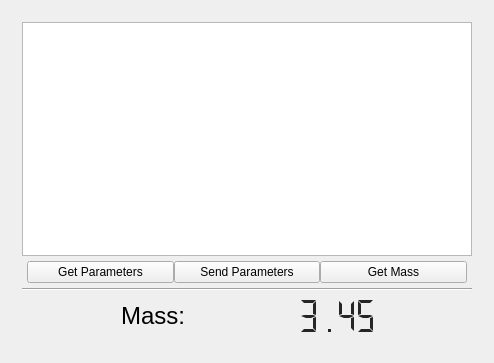
<?xml version="1.0" encoding="UTF-8"?>
<ui version="4.0">
 <class>grid</class>
 <widget class="QWidget" name="grid">
  <property name="geometry">
   <rect>
    <x>0</x>
    <y>0</y>
    <width>494</width>
    <height>363</height>
   </rect>
  </property>
  <property name="windowTitle">
   <string>Form</string>
  </property>
  <layout class="QGridLayout" name="gridLayout_2">
   <item row="0" column="0">
    <layout class="QVBoxLayout" name="verticalLayout_2">
     <property name="sizeConstraint">
      <enum>QLayout::SetNoConstraint</enum>
     </property>
     <property name="leftMargin">
      <number>10</number>
     </property>
     <property name="topMargin">
      <number>10</number>
     </property>
     <property name="rightMargin">
      <number>10</number>
     </property>
     <property name="bottomMargin">
      <number>10</number>
     </property>
     <item>
      <widget class="QTableView" name="parameter_table">
       <property name="alternatingRowColors">
        <bool>true</bool>
       </property>
      </widget>
     </item>
     <item>
      <layout class="QHBoxLayout" name="horizontalLayout">
       <property name="leftMargin">
        <number>5</number>
       </property>
       <property name="topMargin">
        <number>5</number>
       </property>
       <property name="rightMargin">
        <number>5</number>
       </property>
       <property name="bottomMargin">
        <number>5</number>
       </property>
       <item>
        <widget class="QPushButton" name="get">
         <property name="sizePolicy">
          <sizepolicy hsizetype="Preferred" vsizetype="Fixed">
           <horstretch>0</horstretch>
           <verstretch>0</verstretch>
          </sizepolicy>
         </property>
         <property name="minimumSize">
          <size>
           <width>140</width>
           <height>0</height>
          </size>
         </property>
         <property name="text">
          <string>Get Parameters</string>
         </property>
        </widget>
       </item>
       <item>
        <widget class="QPushButton" name="send">
         <property name="sizePolicy">
          <sizepolicy hsizetype="Preferred" vsizetype="Preferred">
           <horstretch>0</horstretch>
           <verstretch>0</verstretch>
          </sizepolicy>
         </property>
         <property name="minimumSize">
          <size>
           <width>140</width>
           <height>0</height>
          </size>
         </property>
         <property name="text">
          <string>Send Parameters</string>
         </property>
        </widget>
       </item>
       <item>
        <widget class="QPushButton" name="refresh">
         <property name="sizePolicy">
          <sizepolicy hsizetype="Preferred" vsizetype="Fixed">
           <horstretch>0</horstretch>
           <verstretch>0</verstretch>
          </sizepolicy>
         </property>
         <property name="minimumSize">
          <size>
           <width>140</width>
           <height>0</height>
          </size>
         </property>
         <property name="text">
          <string>Get Mass</string>
         </property>
        </widget>
       </item>
      </layout>
     </item>
     <item>
      <widget class="Line" name="line">
       <property name="orientation">
        <enum>Qt::Horizontal</enum>
       </property>
      </widget>
     </item>
     <item>
      <layout class="QHBoxLayout" name="horizontalLayout_2">
       <property name="leftMargin">
        <number>5</number>
       </property>
       <property name="topMargin">
        <number>5</number>
       </property>
       <property name="rightMargin">
        <number>5</number>
       </property>
       <property name="bottomMargin">
        <number>5</number>
       </property>
       <item>
        <widget class="QLabel" name="label_3">
         <property name="sizePolicy">
          <sizepolicy hsizetype="Fixed" vsizetype="Preferred">
           <horstretch>0</horstretch>
           <verstretch>0</verstretch>
          </sizepolicy>
         </property>
         <property name="minimumSize">
          <size>
           <width>100</width>
           <height>0</height>
          </size>
         </property>
         <property name="font">
          <font>
           <pointsize>18</pointsize>
          </font>
         </property>
         <property name="text">
          <string>Mass:</string>
         </property>
         <property name="alignment">
          <set>Qt::AlignRight|Qt::AlignTrailing|Qt::AlignVCenter</set>
         </property>
         <property name="margin">
          <number>0</number>
         </property>
         <property name="indent">
          <number>5</number>
         </property>
        </widget>
       </item>
       <item>
        <widget class="QLCDNumber" name="mass_display">
         <property name="sizePolicy">
          <sizepolicy hsizetype="Fixed" vsizetype="Minimum">
           <horstretch>0</horstretch>
           <verstretch>0</verstretch>
          </sizepolicy>
         </property>
         <property name="minimumSize">
          <size>
           <width>150</width>
           <height>40</height>
          </size>
         </property>
         <property name="palette">
          <palette>
           <active>
            <colorrole role="WindowText">
             <brush brushstyle="SolidPattern">
              <color alpha="255">
               <red>255</red>
               <green>0</green>
               <blue>0</blue>
              </color>
             </brush>
            </colorrole>
            <colorrole role="Button">
             <brush brushstyle="SolidPattern">
              <color alpha="255">
               <red>236</red>
               <green>236</green>
               <blue>236</blue>
              </color>
             </brush>
            </colorrole>
            <colorrole role="Light">
             <brush brushstyle="SolidPattern">
              <color alpha="255">
               <red>102</red>
               <green>102</green>
               <blue>102</blue>
              </color>
             </brush>
            </colorrole>
            <colorrole role="Midlight">
             <brush brushstyle="SolidPattern">
              <color alpha="255">
               <red>153</red>
               <green>153</green>
               <blue>153</blue>
              </color>
             </brush>
            </colorrole>
            <colorrole role="Dark">
             <brush brushstyle="SolidPattern">
              <color alpha="255">
               <red>191</red>
               <green>191</green>
               <blue>191</blue>
              </color>
             </brush>
            </colorrole>
            <colorrole role="Mid">
             <brush brushstyle="SolidPattern">
              <color alpha="255">
               <red>169</red>
               <green>169</green>
               <blue>169</blue>
              </color>
             </brush>
            </colorrole>
            <colorrole role="Text">
             <brush brushstyle="SolidPattern">
              <color alpha="216">
               <red>0</red>
               <green>0</green>
               <blue>0</blue>
              </color>
             </brush>
            </colorrole>
            <colorrole role="BrightText">
             <brush brushstyle="SolidPattern">
              <color alpha="255">
               <red>255</red>
               <green>255</green>
               <blue>255</blue>
              </color>
             </brush>
            </colorrole>
            <colorrole role="ButtonText">
             <brush brushstyle="SolidPattern">
              <color alpha="255">
               <red>0</red>
               <green>0</green>
               <blue>0</blue>
              </color>
             </brush>
            </colorrole>
            <colorrole role="Base">
             <brush brushstyle="SolidPattern">
              <color alpha="255">
               <red>255</red>
               <green>255</green>
               <blue>255</blue>
              </color>
             </brush>
            </colorrole>
            <colorrole role="Window">
             <brush brushstyle="SolidPattern">
              <color alpha="255">
               <red>204</red>
               <green>204</green>
               <blue>204</blue>
              </color>
             </brush>
            </colorrole>
            <colorrole role="Shadow">
             <brush brushstyle="SolidPattern">
              <color alpha="255">
               <red>0</red>
               <green>0</green>
               <blue>0</blue>
              </color>
             </brush>
            </colorrole>
            <colorrole role="Highlight">
             <brush brushstyle="SolidPattern">
              <color alpha="255">
               <red>165</red>
               <green>205</green>
               <blue>255</blue>
              </color>
             </brush>
            </colorrole>
            <colorrole role="HighlightedText">
             <brush brushstyle="SolidPattern">
              <color alpha="216">
               <red>0</red>
               <green>0</green>
               <blue>0</blue>
              </color>
             </brush>
            </colorrole>
            <colorrole role="Link">
             <brush brushstyle="SolidPattern">
              <color alpha="255">
               <red>9</red>
               <green>79</green>
               <blue>209</blue>
              </color>
             </brush>
            </colorrole>
            <colorrole role="LinkVisited">
             <brush brushstyle="SolidPattern">
              <color alpha="255">
               <red>255</red>
               <green>0</green>
               <blue>255</blue>
              </color>
             </brush>
            </colorrole>
            <colorrole role="AlternateBase">
             <brush brushstyle="SolidPattern">
              <color alpha="255">
               <red>245</red>
               <green>245</green>
               <blue>245</blue>
              </color>
             </brush>
            </colorrole>
            <colorrole role="NoRole">
             <brush brushstyle="SolidPattern">
              <color alpha="255">
               <red>0</red>
               <green>0</green>
               <blue>0</blue>
              </color>
             </brush>
            </colorrole>
            <colorrole role="ToolTipBase">
             <brush brushstyle="SolidPattern">
              <color alpha="255">
               <red>255</red>
               <green>255</green>
               <blue>255</blue>
              </color>
             </brush>
            </colorrole>
            <colorrole role="ToolTipText">
             <brush brushstyle="SolidPattern">
              <color alpha="255">
               <red>0</red>
               <green>0</green>
               <blue>0</blue>
              </color>
             </brush>
            </colorrole>
            <colorrole role="PlaceholderText">
             <brush brushstyle="SolidPattern">
              <color alpha="255">
               <red>0</red>
               <green>0</green>
               <blue>0</blue>
              </color>
             </brush>
            </colorrole>
           </active>
           <inactive>
            <colorrole role="WindowText">
             <brush brushstyle="SolidPattern">
              <color alpha="216">
               <red>0</red>
               <green>0</green>
               <blue>0</blue>
              </color>
             </brush>
            </colorrole>
            <colorrole role="Button">
             <brush brushstyle="SolidPattern">
              <color alpha="255">
               <red>236</red>
               <green>236</green>
               <blue>236</blue>
              </color>
             </brush>
            </colorrole>
            <colorrole role="Light">
             <brush brushstyle="SolidPattern">
              <color alpha="255">
               <red>255</red>
               <green>255</green>
               <blue>255</blue>
              </color>
             </brush>
            </colorrole>
            <colorrole role="Midlight">
             <brush brushstyle="SolidPattern">
              <color alpha="255">
               <red>245</red>
               <green>245</green>
               <blue>245</blue>
              </color>
             </brush>
            </colorrole>
            <colorrole role="Dark">
             <brush brushstyle="SolidPattern">
              <color alpha="255">
               <red>191</red>
               <green>191</green>
               <blue>191</blue>
              </color>
             </brush>
            </colorrole>
            <colorrole role="Mid">
             <brush brushstyle="SolidPattern">
              <color alpha="255">
               <red>169</red>
               <green>169</green>
               <blue>169</blue>
              </color>
             </brush>
            </colorrole>
            <colorrole role="Text">
             <brush brushstyle="SolidPattern">
              <color alpha="216">
               <red>0</red>
               <green>0</green>
               <blue>0</blue>
              </color>
             </brush>
            </colorrole>
            <colorrole role="BrightText">
             <brush brushstyle="SolidPattern">
              <color alpha="255">
               <red>255</red>
               <green>255</green>
               <blue>255</blue>
              </color>
             </brush>
            </colorrole>
            <colorrole role="ButtonText">
             <brush brushstyle="SolidPattern">
              <color alpha="255">
               <red>0</red>
               <green>0</green>
               <blue>0</blue>
              </color>
             </brush>
            </colorrole>
            <colorrole role="Base">
             <brush brushstyle="SolidPattern">
              <color alpha="255">
               <red>255</red>
               <green>255</green>
               <blue>255</blue>
              </color>
             </brush>
            </colorrole>
            <colorrole role="Window">
             <brush brushstyle="SolidPattern">
              <color alpha="255">
               <red>236</red>
               <green>236</green>
               <blue>236</blue>
              </color>
             </brush>
            </colorrole>
            <colorrole role="Shadow">
             <brush brushstyle="SolidPattern">
              <color alpha="255">
               <red>0</red>
               <green>0</green>
               <blue>0</blue>
              </color>
             </brush>
            </colorrole>
            <colorrole role="Highlight">
             <brush brushstyle="SolidPattern">
              <color alpha="255">
               <red>212</red>
               <green>212</green>
               <blue>212</blue>
              </color>
             </brush>
            </colorrole>
            <colorrole role="HighlightedText">
             <brush brushstyle="SolidPattern">
              <color alpha="216">
               <red>0</red>
               <green>0</green>
               <blue>0</blue>
              </color>
             </brush>
            </colorrole>
            <colorrole role="Link">
             <brush brushstyle="SolidPattern">
              <color alpha="255">
               <red>0</red>
               <green>0</green>
               <blue>255</blue>
              </color>
             </brush>
            </colorrole>
            <colorrole role="LinkVisited">
             <brush brushstyle="SolidPattern">
              <color alpha="255">
               <red>255</red>
               <green>0</green>
               <blue>255</blue>
              </color>
             </brush>
            </colorrole>
            <colorrole role="AlternateBase">
             <brush brushstyle="SolidPattern">
              <color alpha="255">
               <red>245</red>
               <green>245</green>
               <blue>245</blue>
              </color>
             </brush>
            </colorrole>
            <colorrole role="NoRole">
             <brush brushstyle="NoBrush">
              <color alpha="255">
               <red>0</red>
               <green>0</green>
               <blue>0</blue>
              </color>
             </brush>
            </colorrole>
            <colorrole role="ToolTipBase">
             <brush brushstyle="SolidPattern">
              <color alpha="255">
               <red>255</red>
               <green>255</green>
               <blue>255</blue>
              </color>
             </brush>
            </colorrole>
            <colorrole role="ToolTipText">
             <brush brushstyle="SolidPattern">
              <color alpha="255">
               <red>0</red>
               <green>0</green>
               <blue>0</blue>
              </color>
             </brush>
            </colorrole>
            <colorrole role="PlaceholderText">
             <brush brushstyle="NoBrush">
              <color alpha="255">
               <red>0</red>
               <green>0</green>
               <blue>0</blue>
              </color>
             </brush>
            </colorrole>
           </inactive>
           <disabled>
            <colorrole role="WindowText">
             <brush brushstyle="SolidPattern">
              <color alpha="63">
               <red>0</red>
               <green>0</green>
               <blue>0</blue>
              </color>
             </brush>
            </colorrole>
            <colorrole role="Button">
             <brush brushstyle="SolidPattern">
              <color alpha="255">
               <red>236</red>
               <green>236</green>
               <blue>236</blue>
              </color>
             </brush>
            </colorrole>
            <colorrole role="Light">
             <brush brushstyle="SolidPattern">
              <color alpha="255">
               <red>102</red>
               <green>102</green>
               <blue>102</blue>
              </color>
             </brush>
            </colorrole>
            <colorrole role="Midlight">
             <brush brushstyle="SolidPattern">
              <color alpha="255">
               <red>153</red>
               <green>153</green>
               <blue>153</blue>
              </color>
             </brush>
            </colorrole>
            <colorrole role="Dark">
             <brush brushstyle="SolidPattern">
              <color alpha="255">
               <red>191</red>
               <green>191</green>
               <blue>191</blue>
              </color>
             </brush>
            </colorrole>
            <colorrole role="Mid">
             <brush brushstyle="SolidPattern">
              <color alpha="255">
               <red>169</red>
               <green>169</green>
               <blue>169</blue>
              </color>
             </brush>
            </colorrole>
            <colorrole role="Text">
             <brush brushstyle="SolidPattern">
              <color alpha="63">
               <red>0</red>
               <green>0</green>
               <blue>0</blue>
              </color>
             </brush>
            </colorrole>
            <colorrole role="BrightText">
             <brush brushstyle="SolidPattern">
              <color alpha="255">
               <red>255</red>
               <green>255</green>
               <blue>255</blue>
              </color>
             </brush>
            </colorrole>
            <colorrole role="ButtonText">
             <brush brushstyle="SolidPattern">
              <color alpha="255">
               <red>147</red>
               <green>147</green>
               <blue>147</blue>
              </color>
             </brush>
            </colorrole>
            <colorrole role="Base">
             <brush brushstyle="SolidPattern">
              <color alpha="255">
               <red>204</red>
               <green>204</green>
               <blue>204</blue>
              </color>
             </brush>
            </colorrole>
            <colorrole role="Window">
             <brush brushstyle="SolidPattern">
              <color alpha="255">
               <red>204</red>
               <green>204</green>
               <blue>204</blue>
              </color>
             </brush>
            </colorrole>
            <colorrole role="Shadow">
             <brush brushstyle="SolidPattern">
              <color alpha="255">
               <red>0</red>
               <green>0</green>
               <blue>0</blue>
              </color>
             </brush>
            </colorrole>
            <colorrole role="Highlight">
             <brush brushstyle="SolidPattern">
              <color alpha="255">
               <red>212</red>
               <green>212</green>
               <blue>212</blue>
              </color>
             </brush>
            </colorrole>
            <colorrole role="HighlightedText">
             <brush brushstyle="SolidPattern">
              <color alpha="63">
               <red>0</red>
               <green>0</green>
               <blue>0</blue>
              </color>
             </brush>
            </colorrole>
            <colorrole role="Link">
             <brush brushstyle="SolidPattern">
              <color alpha="255">
               <red>0</red>
               <green>0</green>
               <blue>255</blue>
              </color>
             </brush>
            </colorrole>
            <colorrole role="LinkVisited">
             <brush brushstyle="SolidPattern">
              <color alpha="255">
               <red>255</red>
               <green>0</green>
               <blue>255</blue>
              </color>
             </brush>
            </colorrole>
            <colorrole role="AlternateBase">
             <brush brushstyle="SolidPattern">
              <color alpha="255">
               <red>245</red>
               <green>245</green>
               <blue>245</blue>
              </color>
             </brush>
            </colorrole>
            <colorrole role="NoRole">
             <brush brushstyle="NoBrush">
              <color alpha="255">
               <red>0</red>
               <green>0</green>
               <blue>0</blue>
              </color>
             </brush>
            </colorrole>
            <colorrole role="ToolTipBase">
             <brush brushstyle="SolidPattern">
              <color alpha="255">
               <red>255</red>
               <green>255</green>
               <blue>255</blue>
              </color>
             </brush>
            </colorrole>
            <colorrole role="ToolTipText">
             <brush brushstyle="SolidPattern">
              <color alpha="255">
               <red>0</red>
               <green>0</green>
               <blue>0</blue>
              </color>
             </brush>
            </colorrole>
            <colorrole role="PlaceholderText">
             <brush brushstyle="NoBrush">
              <color alpha="255">
               <red>0</red>
               <green>0</green>
               <blue>0</blue>
              </color>
             </brush>
            </colorrole>
           </disabled>
          </palette>
         </property>
         <property name="autoFillBackground">
          <bool>false</bool>
         </property>
         <property name="frameShape">
          <enum>QFrame::NoFrame</enum>
         </property>
         <property name="frameShadow">
          <enum>QFrame::Plain</enum>
         </property>
         <property name="lineWidth">
          <number>0</number>
         </property>
         <property name="smallDecimalPoint">
          <bool>false</bool>
         </property>
         <property name="mode">
          <enum>QLCDNumber::Dec</enum>
         </property>
         <property name="segmentStyle">
          <enum>QLCDNumber::Flat</enum>
         </property>
         <property name="value" stdset="0">
          <double>3.450000000000000</double>
         </property>
        </widget>
       </item>
      </layout>
     </item>
    </layout>
   </item>
  </layout>
 </widget>
 <layoutdefault spacing="0" margin="12"/>
 <resources/>
 <connections/>
 <designerdata>
  <property name="gridDeltaX">
   <number>10</number>
  </property>
  <property name="gridDeltaY">
   <number>10</number>
  </property>
  <property name="gridSnapX">
   <bool>true</bool>
  </property>
  <property name="gridSnapY">
   <bool>true</bool>
  </property>
  <property name="gridVisible">
   <bool>true</bool>
  </property>
 </designerdata>
</ui>
